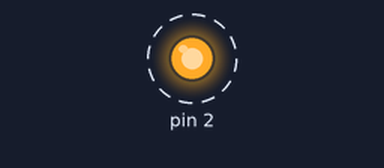
Bench run of a sketch on a simulated Arduino Uno, built with avr-gcc and run on an emulated ATmega328P. Parts: output pins drawn as LEDs (lit = HIGH). Dashed ring = blinking.

Above: at 0.15 s.
Timing chart, 0 to 3.0 s (numbered marks = the images above):
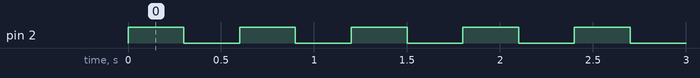

The sketch:

HygineTest.ino
```cpp
void setup() {
  // initialize digital pin LED_BUILTIN as an output.
  pinMode(2,OUTPUT);
}

// the loop function runs over and over again forever
void loop() {
  digitalWrite(2, HIGH);  // turn the LED on (HIGH is the voltage level)
  delay(300);                      // wait for a second
  digitalWrite(2, LOW);   // turn the LED off by making the voltage LOW
  delay(300);                      // wait for a second
}
```

Measured:
- by itself, pin 2: alternates HIGH for 0.30 s and LOW for 0.30 s
